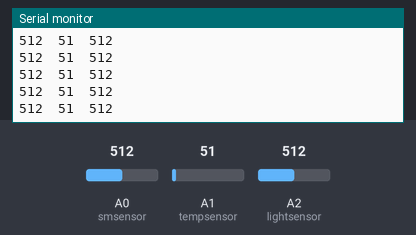
Bench run of a sketch on a simulated Arduino Uno, built with avr-gcc and run on an emulated ATmega328P. Shown: the last lines printed to the serial monitor. The inputs (shaded band) are chosen by the test bench; at power-on: A1 (tempsensor) = 51, A0 (smsensor) = 512, A2 (lightsensor) = 512.

Above: at 1.2 s.
1.3 s: A1 (tempsensor) set to 61
At 2.2 s:
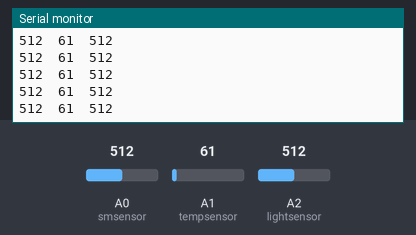
4.3 s: A0 (smsensor) set to 716
At 5.1 s:
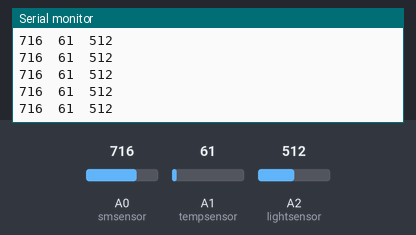
5.8 s: A2 (lightsensor) set to 716
At 6.5 s:
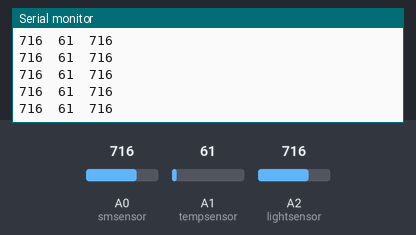
8.8 s: A1 (tempsensor) set to 71
At 9.5 s:
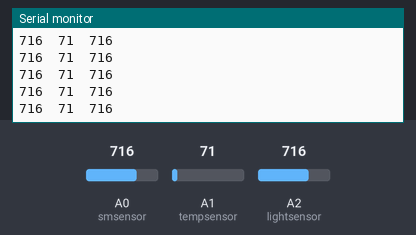
10.3 s: A0 (smsensor) set to 900
At 11.3 s:
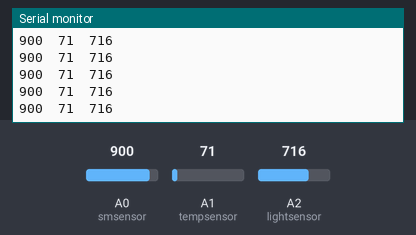
11.8 s: A2 (lightsensor) set to 900
At 12.8 s:
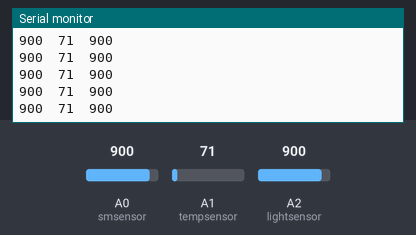
Timing chart, 0 to 14.3 s (numbered marks = the images above; inputs shaded):
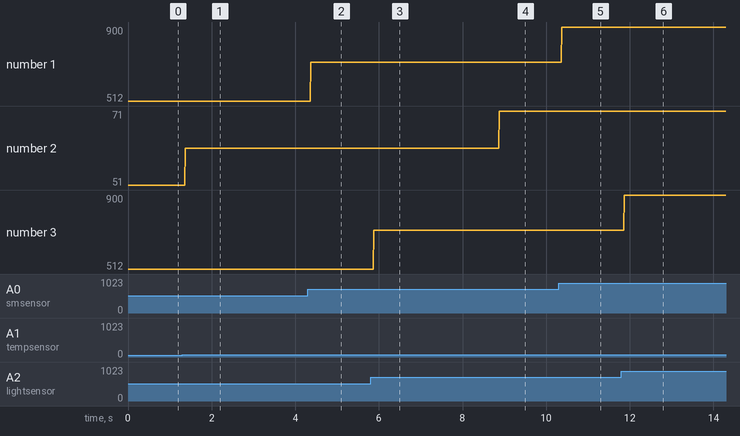

The sketch:

dataCollection.ino
```cpp
#include <SPI.h>
#include <SD.h>

//Servo Motor for watering not yet supported fully
//#include <Servo.h>
//Servo myservo;

int device = 1;
int smsensor = 0;
int tempsensor = 1;
int lightsensor = 2;
int smreading = 0;
int tempreading = 0;
int lightreading = 0;
char data[64];
int pos = 0;

void setup(){
  Serial.begin(9600);
  //myservo.attach(6);
  while(!Serial){
    ;
  }
}

void loop(){
  readMoisture();
  readTemp();
  readLight();
  //readData(tempreading, tempsensor);
  //readData(lightreading, lightsensor);
  //moveServo();
  sendData();
}

void readData(int value, int input){
  value = analogRead(input);
}

void readMoisture(){
  smreading = analogRead(smsensor);
}

void readTemp(){
  tempreading = analogRead(tempsensor);
}

void readLight(){
  lightreading = analogRead(lightsensor);
}

void sendData(){
  //Used for testing the validity of the readings
  //sprintf(data, "%i\t%i\t%i", smreading, tempreading, lightreading);
  //Serial.println(data);

  Serial.print(smreading);
  Serial.print("\t");
  Serial.print(tempreading);
  Serial.print("\t");
  Serial.print(lightreading);
  Serial.println("");
}

//Servo Function
//void moveServo(){
//  for(pos = 0; pos < 180; pos +=1){
//    myservo.write(pos);
//    delay(15);
//  }
//  for(pos = 180; pos>=1; pos-=1){
//    myservo.write(pos);
//    delay(15);
//  }
//}
```

Measured:
- after the input at 1.3 s, the serial monitor: prints a new line after 0.07 s (image 1)
- after the input at 4.3 s, the serial monitor: prints a new line after 0.07 s (image 2)
- after the input at 5.8 s, the serial monitor: prints a new line after 0.08 s (image 3)
- after the input at 8.8 s, the serial monitor: prints a new line after 0.07 s (image 4)
- after the input at 10.3 s, the serial monitor: prints a new line after 0.07 s (image 5)
- after the input at 11.8 s, the serial monitor: prints a new line after 0.07 s (image 6)
- plotted number 1: 512 → 716 after the input at 4.3 s, 716 → 900 after the input at 10.3 s
- plotted number 2: 51 → 61 after the input at 1.3 s, 61 → 71 after the input at 8.8 s
